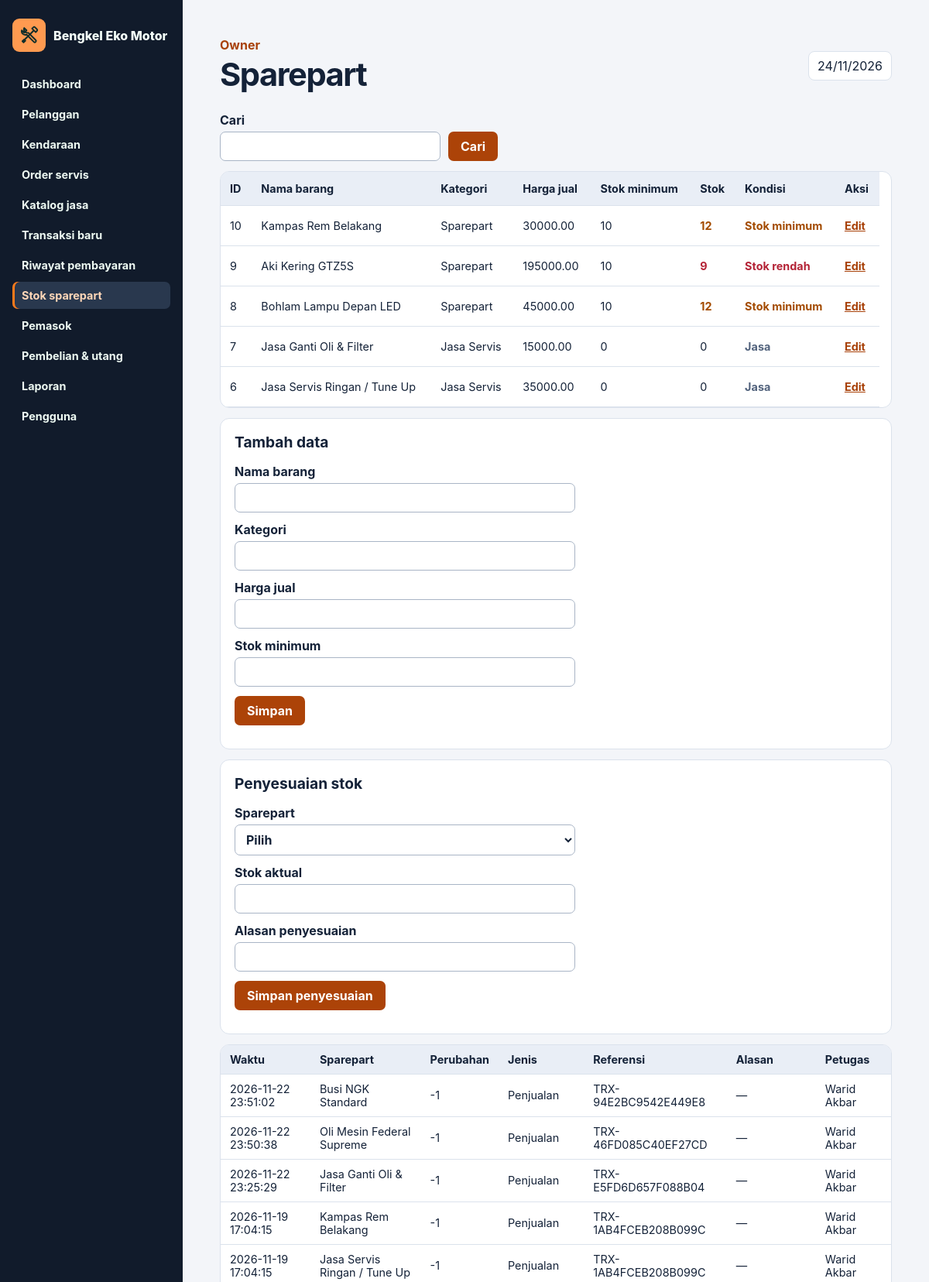
Page /?page=sparepart (signed in, upper part) on the earlier database version.
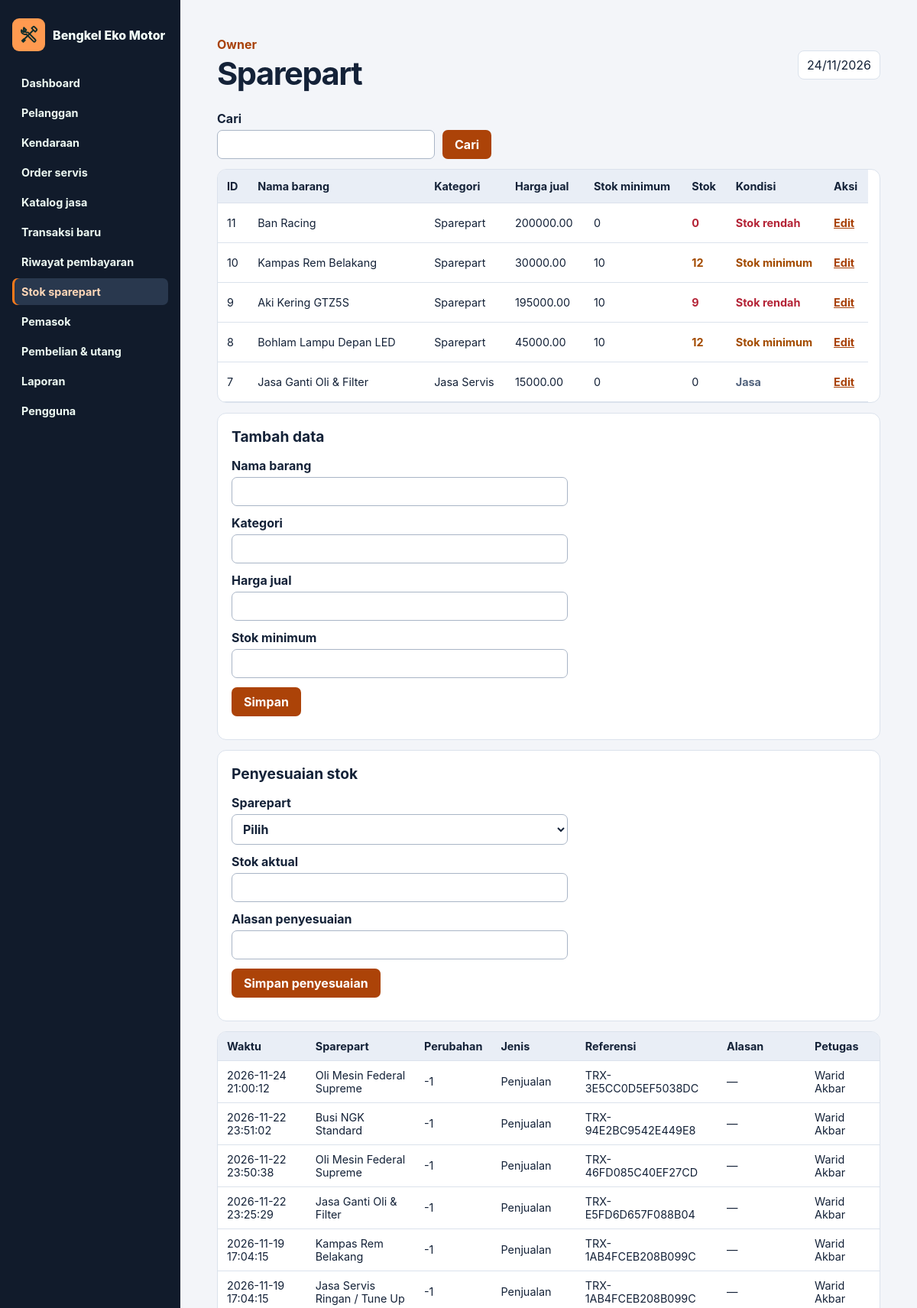
Same page on the later database version.
### tables this page shows
CREATE TABLE `sparepart` (
  `id_sparepart` int(11) NOT NULL,
  `nama_barang` varchar(100) NOT NULL,
  `kategori` varchar(50) NOT NULL,
  `harga_jual` decimal(12,2) NOT NULL CHECK (`harga_jual` >= 0),
  `stok` int(11) NOT NULL CHECK (`stok` >= 0),
  `stok_minimum` int(11) NOT NULL CHECK (`stok_minimum` >= 0)
);

CREATE TABLE `mutasi_stok` (
  `id` bigint(20) NOT NULL,
  `part_id` int(11) NOT NULL,
  `pengguna_id` int(11) NOT NULL,
  `jumlah` int(11) NOT NULL CHECK (`jumlah` <> 0),
  `jenis` varchar(20) NOT NULL,
  `referensi` varchar(20) DEFAULT NULL,
  `alasan` varchar(500) DEFAULT NULL,
  `dibuat` datetime NOT NULL DEFAULT current_timestamp()
);

CREATE TABLE `pengguna` (
  `id_pengguna` int(11) NOT NULL,
  `nama_lengkap` varchar(100) NOT NULL,
  `username` varchar(50) NOT NULL,
  `password_hash` varchar(255) NOT NULL,
  `peran` enum('Pemilik','Kasir','Mekanik') NOT NULL,
  `status_aktif` enum('Aktif','Nonaktif') DEFAULT 'Aktif'
);

### routes/web.php (called while the page is built, shortened)
<?php
function route(array|false $user): void
{
    $page = $_GET['page'] ?? 'dashboard';
    $staff = ['Pemilik','Kasir'];
    $owner = ['Pemilik'];
    $all = ['Pemilik','Kasir','Mekanik'];
    $routes = [
        'dashboard'=>['Dashboard',$all,[]],
        'pelanggan'=>['Pelanggan',$staff,['save'=>$staff]],
        'kendaraan'=>['Kendaraan',$staff,['save'=>$staff]],
        'sparepart'=>['Sparepart',$all,['save'=>$owner,'adjust'=>$owner]],
        'jasa'=>['Katalog jasa',$owner,['save'=>$owner]],
        'pemasok'=>['Pemasok',$owner,['save'=>$owner]],
        'katalog-pemasok'=>['Katalog pemasok',$owner,['save-catalog'=>$owner]],
        'pengguna'=>['Pengguna',$owner,['save'=>$owner]],
        'servis'=>['Order servis',$all,['create'=>$staff]],
        'pekerjaan'=>['Detail pekerjaan',$all,['start'=>['Pemilik','Mekanik'],'progress'=>['Pemilik','Mekanik'],'assign'=>$owner]],
        'checkout'=>['Pembayaran baru',$staff,['pay'=>$staff]],
        'penjualan'=>['Riwayat pembayaran',$staff,[]],
        'nota'=>['Nota penjualan',$staff,['cancel'=>$owner]],
        'pembelian'=>['Pembelian dan utang',$owner,['purchase'=>$owner]],
        'detail-beli'=>['Rincian pembelian',$owner,['settle'=>$owner]],
        'laporan'=>['Laporan',$owner,[]],
    ];
    [$title,$roles,$actions] = $routes[$page];
    $id = (int) filter_var($_GET['id'] ?? 0,FILTER_VALIDATE_INT);
    $reference = is_string($_GET['ref'] ?? null) ? $_GET['ref'] : '';
    match ($page) {
        'dashboard'=>showDashboard($user),
        'servis'=>showServices($user),
        'pekerjaan'=>showService(serviceRecord($id,$user),$user),
        'checkout'=>showCheckout(checkoutOrder($user)),
        'penjualan'=>showSales($user),
        'nota'=>showReceipt($reference,$user),
        'pembelian'=>showPurchases(),
        'katalog-pemasok'=>showSupplierCatalog($id),
        'detail-beli'=>showPurchase($reference),
        'laporan'=>showReports(),
        default=>showMaster($page,$page !== 'sparepart' || $user['peran'] === 'Pemilik'),
    };
    layout($title,$user,$page,(string) ob_get_clean());
}

### public/index.php (called while the page is built, shortened)
<?php
$user = false;
try {
    $user = currentUser();
    route($user);
} catch (Throwable $error) {
    while (ob_get_level() > 0) {
        ob_end_clean();
    }
    if ($error instanceof AccessDenied) {
        http_response_code(403);
        $message = $error->getMessage();
    } elseif ($error instanceof DomainException) {
        http_response_code(422);
        $message = $error->getMessage();
    } elseif ($error instanceof PDOException && $error->getCode() === '23000') {
        http_response_code(409);
        $message = 'Data sudah ada atau rujukan tidak tersedia. Periksa isian dan coba lagi.';
    } else {
        http_response_code(500);
        error_log('Bengkel Eko Motor: ' . get_class($error) . ' (' . $error->getCode() . ')');
        $message = 'Sistem tidak dapat memproses permintaan. Periksa konfigurasi dan koneksi database sesuai README.';
    }
    if (str_contains($_SERVER['HTTP_ACCEPT'] ?? '', 'application/json')) {
        header('Content-Type: application/json; charset=utf-8');
        echo json_encode(['message' => $message], JSON_UNESCAPED_UNICODE);
        exit;
    }
    if ($user) {
        layout('Permintaan tidak berhasil',$user,'','<p role="alert" class="error">' . h($message) . '</p><p>' . linkTo('Kembali ke dashboard','dashboard') . '</p>');
    } else {
        loginPage($message);
    }
}

### app/Models/database.php (called while the page is built, shortened)
<?php
function db(): PDO
{
    static $pdo;
    if (!$pdo) {
        $path = dirname(__DIR__, 2) . '/config/database.local.php';
        $config = require $path;
        $pdo = new PDO($config['dsn'], $config['username'], $config['password'], [
            PDO::ATTR_ERRMODE => PDO::ERRMODE_EXCEPTION,
            PDO::ATTR_EMULATE_PREPARES => false,
            PDO::ATTR_DEFAULT_FETCH_MODE => PDO::FETCH_ASSOC,
        ]);
        $pdo->exec("SET time_zone = '+07:00'");
    }
    return $pdo;
}
function query(string $sql, array $params = []): PDOStatement
{
    $statement = db()->prepare($sql);
    $statement->execute($params);
    return $statement;
}
function rows(string $sql, array $params = []): array
{
    return query($sql, $params)->fetchAll();
}
function row(string $sql, array $params = []): array|false
{
    return query($sql, $params)->fetch();
}

### app/Middleware/security.php (called while the page is built, shortened)
<?php
function currentUser(): array|false
{
    $user = row("SELECT id_pengguna,nama_lengkap,peran FROM pengguna WHERE id_pengguna=? AND status_aktif='Aktif'", [$_SESSION['user']]);
    return $user;
}

### app/Views/helpers.php (the view, shortened to what the changed rows need)
<?php
function h(mixed $value): string
{
    return htmlspecialchars((string) $value, ENT_QUOTES | ENT_SUBSTITUTE, 'UTF-8');
}
function url(string $page, array $params = []): string
{
    return '?' . http_build_query(['page' => $page] + $params);
}
function linkTo(string $label, string $page, array $params = []): string
{
    return '<a href="' . h(url($page, $params)) . '">' . h($label) . '</a>';
}
function formStart(string $action): void
{
    echo '<form method="post"><input type="hidden" name="csrf" value="' . h($_SESSION['csrf'])
        . '"><input type="hidden" name="action" value="' . h($action) . '">';
}
function input(string $key, string $label, string $type = 'text', mixed $value = '', bool $required = true): void
{
    echo '<label>' . h($label) . '<input name="' . h($key) . '" type="' . h($type) . '" value="' . h($value) . '"'
        . ($required ? ' required' : '') . ($type === 'number' ? ' step="1" min="0"' : '') . '></label>';
}
function button(string $label): void
{
    echo '<button type="submit">' . h($label) . '</button></form>';
}
function table(array $headers, array $data, ?callable $action = null, array $formatters = []): void
{
    echo '<div class="scroll"><table><thead><tr>';
    foreach ($headers as $header) {
        echo '<th>' . h($header) . '</th>';
    }
    echo '</tr></thead><tbody>';
    foreach ($data as $record) {
        echo '<tr>';
        foreach ($record as $key => $value) {
            $cell = isset($formatters[$key]) ? $formatters[$key]($value, $record) : h($value ?? '—');
            echo '<td>' . $cell . '</td>';
        }
        if ($action) {
            echo '<td>' . $action($record) . '</td>';
        }
        echo '</tr>';
    }
    echo '</tbody></table></div>';
}
function stockBadge(int $stock, string $text, bool $boxed = true): string
{
    $tone = $stock < 10 ? 'danger' : ($stock <= 15 ? 'warning' : 'available');
    $style = $boxed ? 'inventory-badge' : 'inventory-text';
    return '<span class="' . $style . ' inventory-' . $tone . '">' . h($text) . '</span>';
}
function isServiceItem(string $category): bool
{
    return strtolower(trim($category)) === 'jasa servis';
}

### app/Controllers/master.php (shortened to what the changed rows need)
<?php
function masters(): array
{
    return [
        'pelanggan'=>['pelanggan','id','Pelanggan',['nama'=>'Nama','telepon'=>'Telepon']],
        'kendaraan'=>['kendaraan','id','Kendaraan',['pelanggan_id'=>'Pelanggan','pelat'=>'Pelat nomor','model'=>'Model motor']],
        'sparepart'=>['sparepart','id_sparepart','Sparepart',['nama_barang'=>'Nama barang','kategori'=>'Kategori','harga_jual'=>'Harga jual','stok_minimum'=>'Stok minimum']],
        'pemasok'=>['pemasok','id_pemasok','Pemasok',['nama_pemasok'=>'Nama pemasok','no_hp'=>'Nomor HP','alamat'=>'Alamat']],
        'jasa'=>['jasa','id','Katalog jasa',['nama'=>'Nama jasa','tarif'=>'Tarif']],
        'pengguna'=>['pengguna','id_pengguna','Pengguna',['nama_lengkap'=>'Nama lengkap','username'=>'Username','peran'=>'Peran','status_aktif'=>'Status']],
    ];
}
function showMaster(string $page, bool $editable): void
{
    [$table,$pk,,$fields] = masters()[$page];
    $fieldsList = implode(',', array_keys($fields));
    $term = is_string($_GET['cari'] ?? null) ? $_GET['cari'] : '';
    $searchColumn = $page === 'kendaraan' ? 'pelat' : array_key_first($fields);
    $extra = $page === 'sparepart' ? ',stok' : '';
    $data = rows("SELECT $pk,$fieldsList$extra FROM $table WHERE CAST($searchColumn AS CHAR) LIKE ? ORDER BY $pk DESC", ['%'.$term.'%']);
    input('cari','Cari','text',$term,false);
    button('Cari');
    $headers = ['ID',...array_values($fields)];
    if ($page === 'sparepart') {
        $headers[] = 'Stok';
        $headers[] = 'Kondisi';
    }
    if ($editable) {
        $headers[] = 'Aksi';
    }
    $formatters = $page === 'sparepart' ? [
        'stok' => fn($value, $record) => isServiceItem($record['kategori']) ? '0' : stockBadge((int) $value, (string) $value, false),
        'kondisi' => fn($value, $record) => isServiceItem($record['kategori']) ? '<span class="service-label">Jasa</span>' : stockBadge((int) $record['stok'], (string) $value, false),
    ] : [];
    if ($page === 'sparepart') {
        echo '<div class="inventory-scroll" role="region" aria-label="Daftar sparepart, gulir untuk melihat barang lainnya" tabindex="0">';
    }
    table($headers,$data,$editable ? fn($r) => linkTo('Edit',$page,['edit'=>$r[$pk]]) . ($page === 'pemasok' ? ' &nbsp; ' . linkTo('Katalog & harga','katalog-pemasok',['id'=>$r[$pk]]) : '') : null, $formatters);
    if ($page === 'sparepart') {
        echo '</div>';
    }
    $edit = filter_var($_GET['edit'] ?? 0, FILTER_VALIDATE_INT);
    $record = $edit ? row("SELECT $fieldsList FROM $table WHERE $pk=?", [$edit]) : false;
    echo '<section class="panel"><h2>' . ($record ? 'Edit data' : 'Tambah data') . '</h2>';
    formStart('save');
    foreach ($fields as $key => $label) {
        $value = $record[$key] ?? '';
        if ($key === 'pelanggan_id') {
            selectField($key,$label,$customers,$value);
        } elseif ($key === 'peran') {
            selectField($key,$label,['Pemilik'=>'Owner','Kasir'=>'Kasir','Mekanik'=>'Mekanik'],$value);
        } elseif ($key === 'status_aktif') {
            selectField($key,$label,['Aktif'=>'Aktif','Nonaktif'=>'Nonaktif'],$value ?: 'Aktif');
        } else {
            input($key,$label,$key === 'stok_minimum' ? 'number' : 'text',$value);
        }
    }
    echo '</section>';
    if ($page === 'sparepart') {
        echo '<section class="panel"><h2>Penyesuaian stok</h2>';
        echo '</section>';
        table(['Waktu','Sparepart','Perubahan','Jenis','Referensi','Alasan','Petugas'],rows('SELECT m.dibuat,s.nama_barang,m.jumlah,m.jenis,m.referensi,m.alasan,u.nama_lengkap FROM mutasi_stok m JOIN sparepart s ON s.id_sparepart=m.part_id JOIN pengguna u ON u.id_pengguna=m.pengguna_id ORDER BY m.id DESC LIMIT 100'));
    }
}

### app/Views/layout.php (shortened to what the changed rows need)
<?php
function workshopBrand(): string
{
    return '<div class="brand"><span><img src="assets/icons/workshop.svg" width="25" height="25" alt=""></span> Bengkel Eko Motor</div>';
}
function documentStart(string $title): void
{
    $assetRoot = dirname(__DIR__, 2) . '/public/assets/';
    $cssVersion = filemtime($assetRoot . 'css/app.css');
    $jsVersion = filemtime($assetRoot . 'js/app.js');
    echo '<!doctype html><html lang="id"><head><meta charset="utf-8"><meta name="viewport" content="width=device-width, initial-scale=1">'
        . '<title>' . h($title) . ' • Bengkel Eko Motor</title>'
        . '<link rel="icon" type="image/svg+xml" href="assets/icons/workshop.svg?v=1">'
        . '<link rel="stylesheet" href="assets/css/app.css?v=' . h($cssVersion) . '"><script src="assets/js/app.js?v=' . h($jsVersion) . '" defer></script></head><body>';
}
function layout(string $title, array $user, string $page, string $content): void
{
    [$role,$menus] = match ($user['peran']) {
        'Pemilik'=>['Owner',['dashboard'=>'Dashboard','pelanggan'=>'Pelanggan','kendaraan'=>'Kendaraan','servis'=>'Order servis','jasa'=>'Katalog jasa',
            'checkout'=>'Transaksi baru','penjualan'=>'Riwayat pembayaran','sparepart'=>'Stok sparepart','pemasok'=>'Pemasok','pembelian'=>'Pembelian & utang','laporan'=>'Laporan','pengguna'=>'Pengguna']],
        'Kasir'=>['Kasir',['dashboard'=>'Dashboard','checkout'=>'Transaksi baru','servis'=>'Order servis','pelanggan'=>'Pelanggan','kendaraan'=>'Kendaraan',
            'penjualan'=>'Riwayat pembayaran','sparepart'=>'Stok sparepart']],
        default=>['Mekanik',['dashboard'=>'Dashboard','servis'=>'Pekerjaan saya','sparepart'=>'Ketersediaan sparepart']],
    };
    $pageMenu = ['pekerjaan'=>'servis','nota'=>'penjualan','detail-beli'=>'pembelian'][$page] ?? $page;
    documentStart($title);
    echo '<div class="app"><aside>' . workshopBrand() . '<nav aria-label="Menu utama">';
    foreach ($menus as $key=>$label) {
        echo '<a href="' . h(url($key)) . '"' . ($pageMenu === $key ? ' aria-current="page"' : '') . '>' . h($label) . '</a>';
    }
    echo '</nav><div class="account"><strong>' . h($user['nama_lengkap']) . '</strong><small>' . h($role) . '</small><form method="post" action="' . h(url('logout')) . '">';
    echo '</div></aside><main class="workspace"><header><div><p class="role">' . h($role) . '</p><h1>' . h($title) . '</h1></div>'
        . '<span class="date">' . h(date('d/m/Y')) . '</span></header>';
    echo $content . '</main></div></body></html>';
}

Differences in the rows shown:
no longer on this page (row unchanged): sparepart: id_sparepart "6", nama_barang "Jasa Servis Ringan / Tune Up", kategori "Jasa Servis", harga_jual "35000.00", stok_minimum "0", stok "0", kategori "Jasa"
added sparepart: id_sparepart "11", nama_barang "Ban Racing", kategori "Sparepart", harga_jual "200000.00", stok_minimum "0", text "0", text "Stok rendah", stok 0 (drawn)
added mutasi_stok: dibuat "2026-11-24 21:00:12", part.nama_barang "Oli Mesin Federal Supreme", jumlah "-1", jenis "Penjualan", referensi "TRX-3E5CC0D5EF5038DC", alasan "—", pengguna.nama_lengkap "Warid Akbar"
